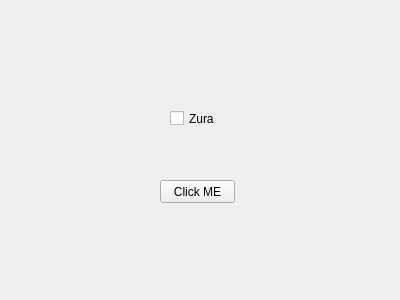
<?xml version="1.0" encoding="UTF-8"?>
<ui version="4.0">
 <class>Form</class>
 <widget class="QWidget" name="Form">
  <property name="geometry">
   <rect>
    <x>0</x>
    <y>0</y>
    <width>400</width>
    <height>300</height>
   </rect>
  </property>
  <property name="windowTitle">
   <string>Form</string>
  </property>
  <widget class="QPushButton" name="pushButton">
   <property name="geometry">
    <rect>
     <x>160</x>
     <y>180</y>
     <width>75</width>
     <height>23</height>
    </rect>
   </property>
   <property name="text">
    <string>Click ME</string>
   </property>
  </widget>
  <widget class="QCheckBox" name="checkBox">
   <property name="geometry">
    <rect>
     <x>170</x>
     <y>110</y>
     <width>70</width>
     <height>17</height>
    </rect>
   </property>
   <property name="text">
    <string>Zura </string>
   </property>
  </widget>
 </widget>
 <resources/>
 <connections>
  <connection>
   <sender>pushButton</sender>
   <signal>clicked()</signal>
   <receiver>checkBox</receiver>
   <slot>animateClick()</slot>
   <hints>
    <hint type="sourcelabel">
     <x>197</x>
     <y>191</y>
    </hint>
    <hint type="destinationlabel">
     <x>204</x>
     <y>118</y>
    </hint>
   </hints>
  </connection>
 </connections>
</ui>
